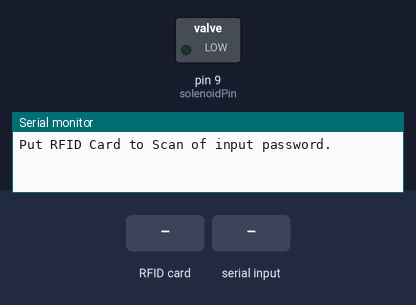
The sketch below on a simulated Arduino Mega 2560, built with avr-gcc and run on an emulated ATmega2560. On the bench: switched loads named in the sketch (green lamp = pin HIGH), the last lines printed to the serial monitor. The inputs (shaded band) are chosen by the test bench. Pins used as bus, display or sensor lines are not drawn.

Above: at 1.2 s.
1.3 s: RFID card 93 4C 7B 0C held to the reader
At 3.5 s:
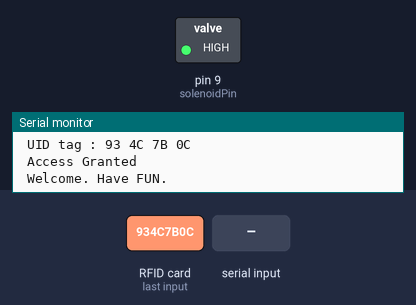
3.8 s: "o" received over the second serial link
At 5.0 s:
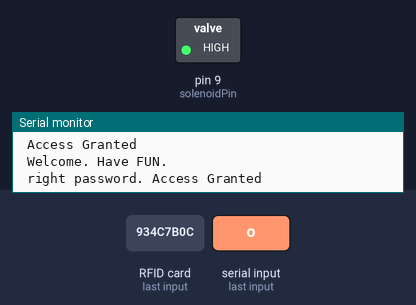
Timing chart, 0 to 6.8 s (numbered marks = the images above; inputs shaded):
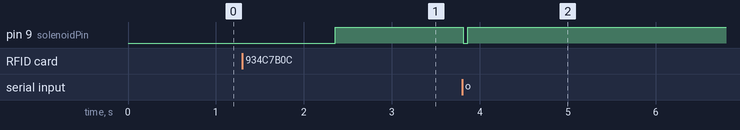

Measured:
- after the input at 1.3 s, pin 9 (solenoidPin): LOW → HIGH after 1.1 s
- after the input at 3.8 s, pin 9 (solenoidPin): HIGH → LOW at once, → HIGH 0.05 s later

The sketch:

mega_rfid_ver1.ino
```cpp
#include <SPI.h>
#include <MFRC522.h>

#define SS_PIN 53
#define RST_PIN 5

MFRC522 mfrc522(SS_PIN, RST_PIN);   // Create MFRC522 instance.

int state = 0;
int solenoidPin = 9;
void setup()
{
  pinMode(solenoidPin, OUTPUT);
  Serial.begin(9600);   // Initiate a serial communication
  Serial2.begin(115200);
  Serial3.begin(9600);
  SPI.begin();      // Initiate  SPI bus
  mfrc522.PCD_Init();   // Initiate MFRC522
  Serial.println("Put RFID Card to Scan of input password.");
  Serial.println();
}
void loop()
{
  if (Serial3.available())
  {
    char out = Serial3.read();
    if(out=='o')
    {
      state = 0;
      Serial2.write(state);
      Serial.println(" right password. Access Granted ");
      digitalWrite(solenoidPin, LOW);
      delay(50);
      digitalWrite(solenoidPin, HIGH);
    }
    else if(out=='x')
    {
      state = 1;
      Serial2.write(state);
      Serial.println(" wrong password. Access Denied ");
      delay(5000);
    }
  }

  else
  {
    // Look for new cards
    if ( ! mfrc522.PICC_IsNewCardPresent())
    {
      return;
    }
    // Select one of the cards
    if ( ! mfrc522.PICC_ReadCardSerial())
    {
      return;
    }
    //Show UID on serial monitor
    Serial.println();
    Serial.print(" UID tag :");
    String content= "";
    byte letter;
    for (byte i = 0; i < mfrc522.uid.size; i++)
    {
       Serial.print(mfrc522.uid.uidByte[i] < 0x10 ? " 0" : " ");
       Serial.print(mfrc522.uid.uidByte[i], HEX);
       content.concat(String(mfrc522.uid.uidByte[i] < 0x10 ? " 0" : " "));
       content.concat(String(mfrc522.uid.uidByte[i], HEX));
    }
    content.toUpperCase();
    Serial.println();

    if (content.substring(1) == "93 4C 7B 0C") //change UID of the card that you want to give access
    {
      state = 0;
      Serial2.write(state);
      Serial3.write('a');
      Serial.println(" Access Granted ");
      delay(1000);
      Serial.println(" Welcome. Have FUN. ");
      digitalWrite(solenoidPin, LOW);
      delay(50);
      digitalWrite(solenoidPin, HIGH);
    } else {
      state = 1;
      Serial2.write(state);
      Serial3.write('b');
      Serial.println(" Access Denied ");
      delay(3000);
    }
  }
}
```
